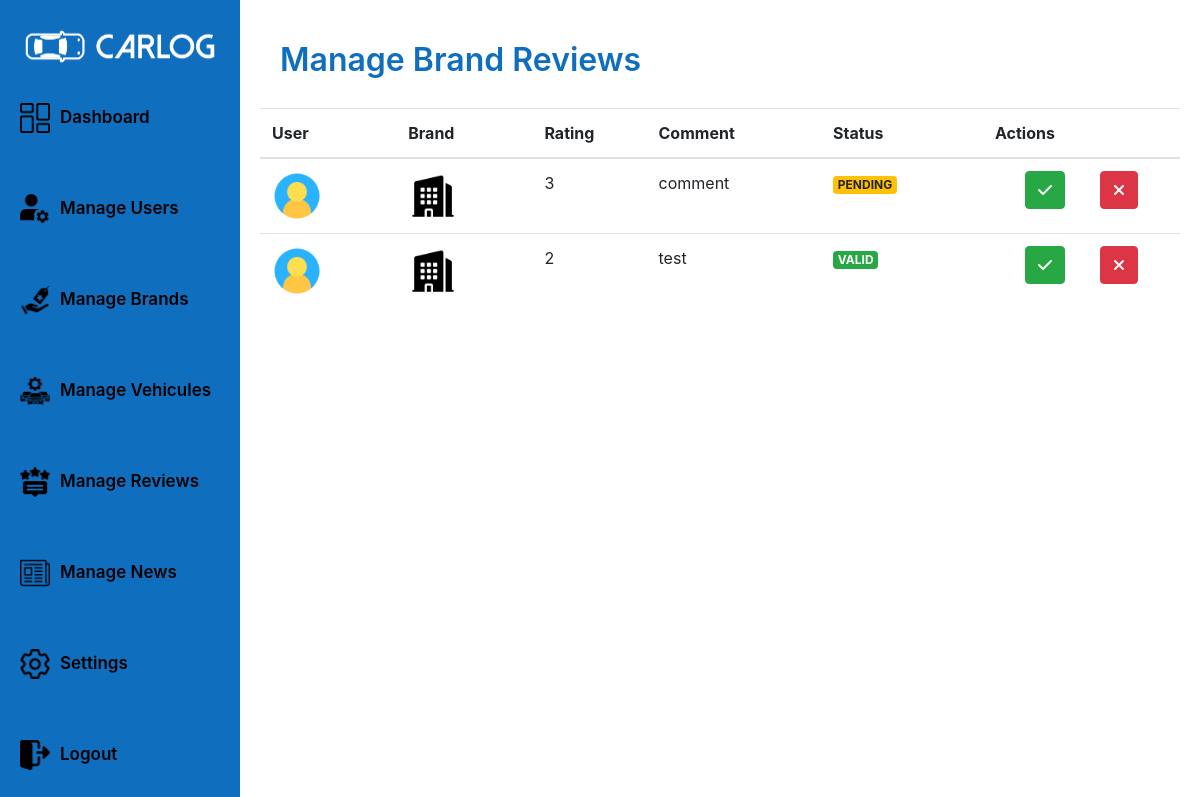
The app's page /admin/manageBrandsReviewsPage/ (signed in) with its own data.
### tables this page shows
CREATE TABLE `brandreviews` (
  `id` int(11) NOT NULL,
  `user_id` int(11) DEFAULT NULL,
  `brand_id` int(11) DEFAULT NULL,
  `status` enum('VALID','PENDING','REJECTED') DEFAULT NULL,
  `comment` text DEFAULT NULL,
  `rating` float DEFAULT NULL
);

### app/router.php (called while the page is built, shortened)
<?php
require_once($_SERVER['DOCUMENT_ROOT'] . "/CarLog/config/utils/imageUtility.php");
require_once($_SERVER['DOCUMENT_ROOT'] . "/CarLog/app/views/adminViews/manageBReviewsPage.php");
$request = rtrim($_SERVER['REQUEST_URI'], '/') . '/';
$request = strtok($request, '?');
$userRole = isset($_SESSION['USER']) ? $_SESSION['USER']['role'] : 'GUEST';
$view = null;
switch ($request) {
    case '/CarLog/admin/manageBrandsReviewsPage/':
        if ($userRole === 'ADMIN') {
            $view = new ManageBReviewsPage();
        } else {
            $view = new UnAuthorizedPage();
        }
        break;
}
$view->showPage();

### config/queries/reviewQueries.php (called while the page is built, shortened)
<?php
class ReviewQueries
{
    public static function getAllBrandReviews()
    {
        return "SELECT * FROM brandreviews";
    }
}

### app/models/brandReviewsModel.php (called while the page is built, shortened)
<?php
require_once($_SERVER['DOCUMENT_ROOT'] . '/CarLog/app/controllers/databaseController.php');
require_once($_SERVER['DOCUMENT_ROOT'] . "/CarLog/Config/queries/reviewQueries.php");
class BrandReviewsModel
{
    public function getAllBrandReviews()
    {
        $dbController = new DatabaseController();
        $database = $dbController->connect();
        $query = ReviewQueries::getAllBrandReviews();
        $brandReviews = $dbController->request($database, $query);
        return $brandReviews;
    }
}

### app/controllers/databaseController.php (called while the page is built, shortened)
<?php
require_once($_SERVER['DOCUMENT_ROOT'] . '/CarLog/app/models/databaseModel.php');
class DatabaseController
{
    public function request($database, $query, $params = [])
    {
        $databaseModel = new DatabaseModel();
        return $databaseModel->request($database, $query, $params);
    }
}

### app/models/databaseModel.php (called while the page is built, shortened)
<?php
class DatabaseModel
{
    public function request($database, $query, $params = [])
    {
        try {
            $stmt = $database->prepare($query);
            if ($stmt) {
                if (!empty($params)) {
                    $stmt->execute($params);
                } else {
                    $stmt->execute();
                }
                $result = $stmt->fetchAll(PDO::FETCH_ASSOC);
                return $result;
            } else {
                return false;
            }
        } catch (PDOException $e) {
            echo "Query execution failed: " . $e->getMessage();
            return false;
        }
    }
}

### app/controllers/brandReviewsController.php (called while the page is built, shortened)
<?php
require_once($_SERVER['DOCUMENT_ROOT'] . '/CarLog/app/models/brandReviewsModel.php');
class BrandReviewsController
{
    public function getAllBrandReviews()
    {
        $brandReviewModel = new BrandReviewsModel();
        return $brandReviewModel->getAllBrandReviews();
    }
}

### config/queries/userQueries.php (called while the page is built, shortened)
<?php
class UserQueries
{
    public static function getUserById()
    {
        return "SELECT * FROM users WHERE id = ?";
    }
}

### app/models/userModel.php (called while the page is built, shortened)
<?php
require_once($_SERVER['DOCUMENT_ROOT'] . "/CarLog/Config/queries/userQueries.php");
require_once($_SERVER['DOCUMENT_ROOT'] . '/CarLog/app/controllers/databaseController.php');
class UserModel
{
    public function getUserById($userId)
    {
        $dbController = new DatabaseController();
        $database = $dbController->connect();
        $query = UserQueries::getUserById();
        $params = [$userId];
        $user = $dbController->request($database, $query, $params);
        return $user[0];
    }
}

### app/controllers/userController.php (called while the page is built, shortened)
<?php
require_once($_SERVER['DOCUMENT_ROOT'] . '/CarLog/app/models/userModel.php');
class UserController
{
    public function getUserById($userId)
    {
        $userModel = new UserModel();
        return $userModel->getUserById($userId);
    }
}

### config/utils/imageUtility.php (called while the page is built, shortened)
<?php
class ImageUtility
{
    public static function getUserProfilePicture($user)
    {
        $profilePicture = $user['profilePicture'];
        $picturePath = "/CarLog/public/uploads/users/" . $profilePicture;
        if (file_exists($_SERVER['DOCUMENT_ROOT'] . $picturePath)) {
            $pictureUrl = $picturePath;
        } else {
            $pictureUrl = "/CarLog/public/images/defaults/user.png";
        }
        return $pictureUrl;
    }
    public static function getBrandLogo($brand)
    {
        $logo = $brand['brandPicture'];
        $logoPath = "/CarLog/public/uploads/brands/" . $logo;
        if (file_exists($_SERVER['DOCUMENT_ROOT'] . $logoPath)) {
            $logoUrl = $logoPath;
        } else {
            $logoUrl = "/CarLog/public/images/defaults/brand.png";
        }
        return $logoUrl;
    }
}

### config/queries/brandQueries.php (called while the page is built, shortened)
<?php
class BrandQueries
{
    public static function getBrandById()
    {
        return "SELECT * FROM brands WHERE id = ?";
    }
}

### app/models/brandModel.php (called while the page is built, shortened)
<?php
require_once($_SERVER['DOCUMENT_ROOT'] . '/CarLog/app/controllers/databaseController.php');
require_once($_SERVER['DOCUMENT_ROOT'] . "/CarLog/Config/queries/brandQueries.php");
class BrandModel
{
    public function getBrandById($brandId)
    {
        $dbController = new DatabaseController();
        $database = $dbController->connect();
        $query = BrandQueries::getBrandById();
        $params = [$brandId];
        $brand = $dbController->request($database, $query, $params);
        return $brand[0];
    }
}

### app/controllers/brandController.php (called while the page is built, shortened)
<?php
require_once($_SERVER['DOCUMENT_ROOT'] . '/CarLog/app/models/brandModel.php');
class BrandController
{
    public function getBrandById($brandId)
    {
        $brandModel = new BrandModel();
        return $brandModel->getBrandById($brandId);
    }
}

### app/views/adminViews/manageBReviewsPage.php (the view, shortened to what this page needs)
<?php
require_once($_SERVER['DOCUMENT_ROOT'] . "/CarLog/app/views/sharedViews/sharedViews.php");
class ManageBReviewsPage
{
    public function showPage()
    {
        ?>
        <div class="dashboard__page">
            <div class="dashboard__content">
                <div class="dashboard__header-brands">
                    <h1>Manage Brand Reviews</h1>
                </div>
                <?php
                $this->showBrandReviewsTable();
                ?>
            </div>
        </div>
        <?php
    }
    public function showBrandReviewsTable()
    {
        $brandReviewsController = new BrandReviewsController();
        $reviews = $brandReviewsController->getAllBrandReviews();
        $userController = new UserController();
        $brandConroller = new BrandController();
        ?>
        <div class="brand__reviews__table">
            <table class="table table-hover" id="brandReviewTable">
                <thead>
                    <tr>
                        <th>User </th>
                        <th>Brand</th>
                        <th>Rating</th>
                        <th>Comment</th>
                        <th>Status</th>
                        <th>Actions</th>
                    </tr>
                </thead>
                <tbody>
                    <?php foreach ($reviews as $review) { ?>
                        <tr>
                            <td>
                                <?php
                                $user = $userController->getUserById($review['user_id']);
                                ?>
                                <img src="<?= ImageUtility::getUserProfilePicture($user) ?>" alt="User Picture" width="50"
                                    height="auto">
                            </td>
                            <td>
                                <?php
                                $brand = $brandConroller->getBrandById($review['brand_id']);
                                ?>
                                <img src="<?= ImageUtility::getBrandLogo($brand) ?>" alt="Brand Picture" width="50" height="auto">
                            </td>
                            <td>
                                <?php echo $review['rating']; ?>
                            </td>
                            <td>
                                <?php echo $review['comment']; ?>
                            </td>
                            <td>
                                <p
                                    class="badge <?= $review['status'] === 'PENDING' ? 'badge-warning' : ($review['status'] === 'VALID' ? 'badge-success' : 'badge-danger') ?>">
                                    <?= $review['status'] ?>
                                </p>
                            </td>
                            <td>
                                <div class="table__action__btn">
                                    <button class="btn btn-success" onclick="validateBrandReview(<?= $review['id'] ?>)">
                                        <i class="fas fa-check"></i>
                                    </button>
                                    <button class="btn btn-danger" onclick="rejectBrandReview(<?= $review['id'] ?>)">
                                        <i class="fas fa-times"></i>
                                    </button>
                                </div>
                            </td>
                        </tr>
                    <?php } ?>
                </tbody>
            </table>
        </div>
        <?php
    }
}

### public/styles/user.css (style rules this page uses)
* { box-sizing: border-box; }

### public/styles/main.css (style rules this page uses)
p { margin-bottom: 0 !important; }

### public/styles/admin.css (style rules this page uses)
:root { --primary-color: rgb(16, 110, 190); --secondary-color: rgb(32, 139, 232); --white-color: #fff; }
* { margin: 0; padding: 0; box-sizing: border-box; }
.dashboard__page { width: 100%; height: 100vh; display: flex; flex-direction: row; justify-content: flex-start; align-items: center; overflow: hidden; }
.dashboard__content { width: 80%; height: 100%; display: flex; flex-direction: column; justify-content: flex-start; align-items: start; padding: 20px; }
.dashboard__content h1 { font-size: 32px; font-weight: 600; color: var(--primary-color); line-height : 1.5 !important; }
.users__table, .brands__table , .vehicules__table , .vehicule__reviews__table, .brand__reviews__table, .news__table { min-width: 100%; width: 100%; height: 100%; }
.table__action__btn { width: 100%; height: 100%; display: flex; flex-direction: row; justify-content: space-evenly; gap: 5px; }
th { padding-right: 0 !important; }
.dashboard__header-brands , .dashboard__header-users , .dashboard__header-vehicules ,.dashboard__header-news { width: 100%; height: 100px; display: flex; flex-direction: row; justify-content: space-between; align-items: center; padding: 0 20px; }

### records on screen
brandreviews: rating "3", comment "comment", status "PENDING"
brandreviews: rating "2", comment "test", status "VALID"

### other values on screen
$link['text'] "Dashboard"
$link['text'] "Manage Users"
$link['text'] "Manage Brands"
$link['text'] "Manage Vehicules"
$link['text'] "Manage Reviews"
$link['text'] "Manage News"
$link['text'] "Settings"
$link['text'] "Logout"
